Frame 1 (no input): blank canvas, image omitted
Frame 60 (no input): blank canvas, image omitted
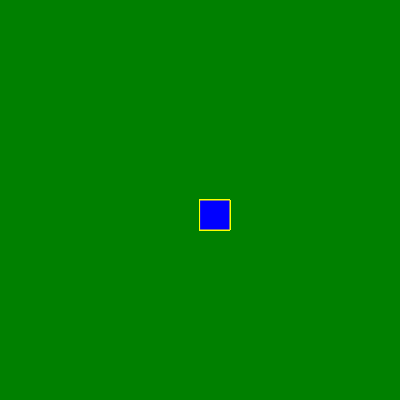
Frame 120 (the mouse pressed at the canvas centre since frame 60)

The p5.js sketch whose frames 1 and 60 were blank and that drew this single picture after the mouse press (run headless with seeded random() and noise() and a simulated clock; from frame 60 on, the mouse is pressed at the canvas centre):

// p5.js sketch
// ── sketch.js
function setup() {
  createCanvas(400, 400);
  background("green");
  
}

function draw() {
  if(mouseIsPressed){
  stroke("yellow");//COR DA LINHA
  fill("blue"); //cor do fundo
  rect(mouseX,mouseY,30,30);//criande o retângulo
    }
}
